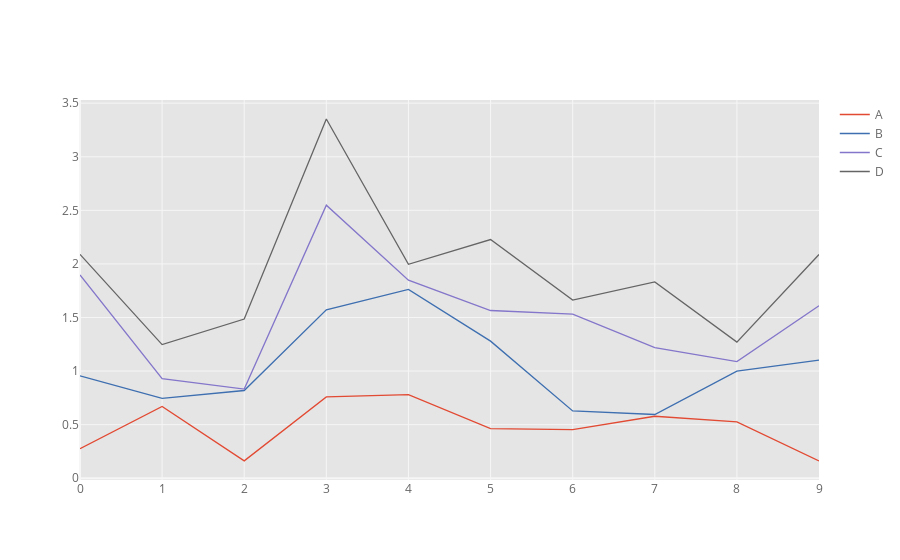

Here is the notebook cell this chart was saved with:
### Code cell
df.iplot(kind='area')

### Figure 1 — Plotly figure (JSON) as saved in the notebook; plotly's stock layout.template omitted (floating-point values rounded to 4 significant figures)
{"data": [{"line": {"color": "rgba(226, 74, 51, 1.0)", "dash": "solid", "shape": "linear", "width": 1.3}, "mode": "lines", "name": "A", "text": "", "type": "scatter", "x": [0, 1, 2, 3, 4, 5, 6, 7, 8, 9], "y": [0.275, 0.67, 0.1623, 0.7591, 0.7807, 0.4637, 0.4536, 0.5784, 0.5252, 0.1607]}, {"line": {"color": "rgba(62, 111, 176, 1.0)", "dash": "solid", "shape": "linear", "width": 1.3}, "mode": "lines", "name": "B", "text": "", "type": "scatter", "x": [0, 1, 2, 3, 4, 5, 6, 7, 8, 9], "y": [0.9554, 0.7451, 0.8187, 1.572, 1.762, 1.279, 0.6278, 0.595, 0.9992, 1.103]}, {"line": {"color": "rgba(132, 118, 202, 1.0)", "dash": "solid", "shape": "linear", "width": 1.3}, "mode": "lines", "name": "C", "text": "", "type": "scatter", "x": [0, 1, 2, 3, 4, 5, 6, 7, 8, 9], "y": [1.898, 0.9296, 0.8314, 2.548, 1.848, 1.565, 1.531, 1.218, 1.088, 1.61]}, {"line": {"color": "rgba(101, 101, 101, 1.0)", "dash": "solid", "shape": "linear", "width": 1.3}, "mode": "lines", "name": "D", "text": "", "type": "scatter", "x": [0, 1, 2, 3, 4, 5, 6, 7, 8, 9], "y": [2.089, 1.247, 1.485, 3.352, 1.996, 2.228, 1.663, 1.832, 1.27, 2.088]}], "layout": {"legend": {"bgcolor": "#FFFFFF", "font": {"color": "#666666"}}, "paper_bgcolor": "#FFFFFF", "plot_bgcolor": "#E5E5E5", "title": {"font": {"color": "#151516"}}, "xaxis": {"gridcolor": "#F6F6F6", "showgrid": true, "tickfont": {"color": "#666666"}, "title": {"font": {"color": "#666666"}, "text": ""}, "zerolinecolor": "#F6F6F6"}, "yaxis": {"gridcolor": "#F6F6F6", "showgrid": true, "tickfont": {"color": "#666666"}, "title": {"font": {"color": "#666666"}, "text": ""}, "zerolinecolor": "#F6F6F6"}}}
